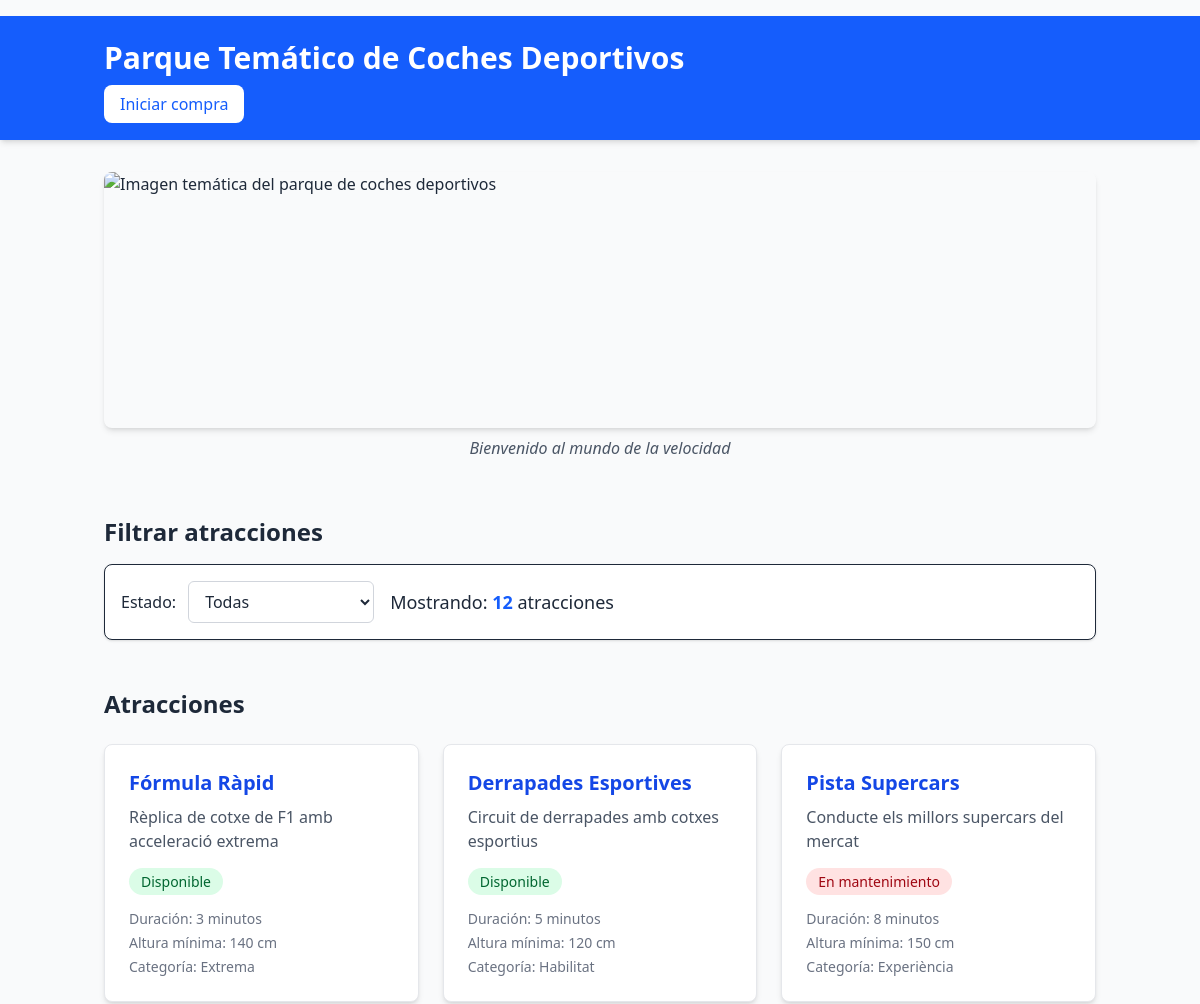
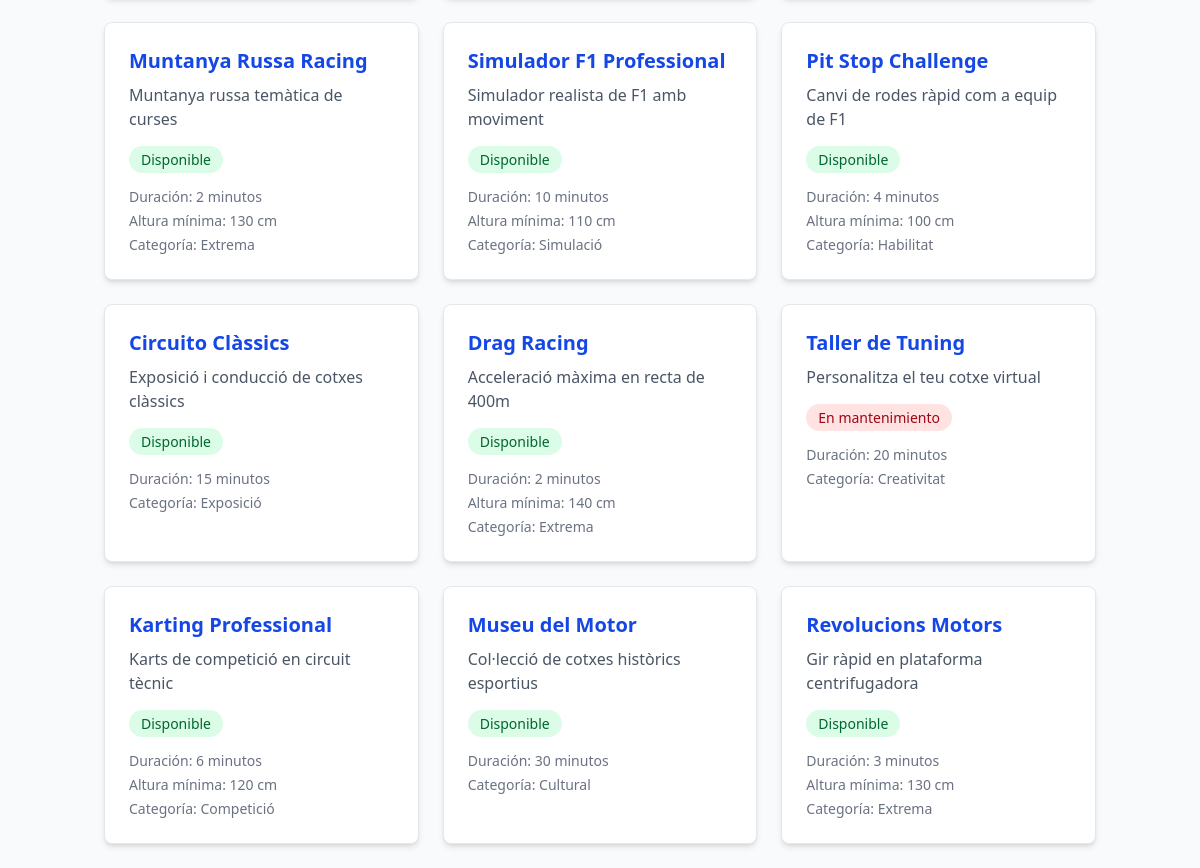
The page / on the database its author committed (2 pictures, top to bottom).
### tables this page shows
CREATE TABLE IF NOT EXISTS attractions (
    id INT AUTO_INCREMENT PRIMARY KEY,
    name VARCHAR(150) NOT NULL,
    description TEXT,
    image_url VARCHAR(255) DEFAULT NULL,
    maintenance TINYINT(1) NOT NULL DEFAULT 0,
    duration_minutes INT DEFAULT NULL,
    min_height_cm INT DEFAULT NULL,
    category VARCHAR(100),
    created_at TIMESTAMP DEFAULT CURRENT_TIMESTAMP
);

### src/index.php (the view, shortened to what this page needs)
<?php
$filter = $_GET['filter'] ?? 'all';
try {
    $db = App\DB\Database::getInstance();
    $conn = $db->getConnection();
    $sql = "SELECT * FROM attractions";
    $params = [];
    $stmt = $conn->prepare($sql);
    $stmt->execute($params);
    $attractions = $stmt->fetchAll(PDO::FETCH_ASSOC);
    $attraction_count = count($attractions);
} catch (PDOException $e) {
    error_log("Error en la consulta: " . $e->getMessage());
    $attractions = [];
    $attraction_count = 0;
    add_flash_message("Error cargando las atracciones", "error");
}
?>
<!DOCTYPE html>
<html lang="es">
<head>
  <script src="https://cdn.jsdelivr.net/npm/@tailwindcss/browser@4"></script>
</head>
<body class="bg-gray-50 text-gray-800 font-sans">
  <div id="flash-message" aria-live="polite" class="container mx-auto px-4 py-2">
  </div>
  <header class="bg-blue-600 text-white shadow-md">
    <div class="container mx-auto px-4 py-6">
      <h1 class="text-3xl font-bold">Parque Temático de Coches Deportivos</h1>
      <nav class="mt-4">
        <a href="login.php" class="bg-white text-blue-600 px-4 py-2 rounded-lg font-medium hover:bg-blue-100 transition duration-200">
          Iniciar compra
        </a>
      </nav>
    </div>
  </header>
  <figure class="container mx-auto px-4 py-8">
    <img id="theme-image" src="./assets/img/theme_image.jpg" alt="Imagen temática del parque de coches deportivos"
         class="w-full h-64 object-cover rounded-lg shadow-md" />
    <figcaption class="text-center text-gray-600 mt-2 italic">
      Bienvenido al mundo de la velocidad
    </figcaption>
  </figure>
  <section aria-labelledby="filtro-title" class="container mx-auto px-4 py-6">
    <h2 id="filtro-title" class="text-2xl font-semibold mb-4">Filtrar atracciones</h2>
    <div class="flex items-center gap-4 bg-white p-4 rounded-lg shadow-sm border">
      <form method="GET" class="flex items-center gap-3">
        <label for="filter-maintenance" class="font-medium">Estado:</label>
        <select id="filter-maintenance" name="filter" onchange="this.form.submit()"
                class="border border-gray-300 rounded-md px-3 py-2 focus:outline-none focus:ring-2 focus:ring-blue-500">
            <option value="all" <?= $filter === 'all' ? 'selected' : '' ?>>Todas</option>
        </select>
      </form>
      <span class="text-lg">
        Mostrando: <strong id="attraction-count" class="text-blue-600"><?= $attraction_count ?></strong> atracciones
      </span>
    </div>
  </section>
  <section aria-labelledby="lista-title" class="container mx-auto px-4 py-6">
    <h2 id="lista-title" class="text-2xl font-semibold mb-6">Atracciones</h2>
    <div id="attraction-list" class="grid grid-cols-1 md:grid-cols-2 lg:grid-cols-3 gap-6">
        <?php if (empty($attractions)): ?>
            <p class="text-gray-500 text-center col-span-full py-8">No se encontraron atracciones.</p>
        <?php else: ?>
            <?php foreach ($attractions as $attraction): ?>
                <article class="attraction bg-white rounded-lg shadow-md p-6 border border-gray-200 hover:shadow-lg transition duration-200">
                    <h3 class="text-xl font-semibold text-blue-700 mb-2"><?= htmlspecialchars($attraction['name']) ?></h3>
                    <p class="text-gray-600 mb-4"><?= htmlspecialchars($attraction['description']) ?></p>
                    <span class="badge <?= $attraction['maintenance'] ? 'bg-red-100 text-red-800' : 'bg-green-100 text-green-800' ?> px-3 py-1 rounded-full text-sm font-medium">
                        <?= $attraction['maintenance'] ? 'En mantenimiento' : 'Disponible' ?>
                    </span>
                    <div class="mt-4 space-y-1 text-sm text-gray-500">
                        <?php if ($attraction['duration_minutes']): ?>
                            <p>Duración: <span class="font-medium"><?= $attraction['duration_minutes'] ?> minutos</span></p>
                        <?php endif; ?>
                        <?php if ($attraction['min_height_cm']): ?>
                            <p>Altura mínima: <span class="font-medium"><?= $attraction['min_height_cm'] ?> cm</span></p>
                        <?php endif; ?>
                        <?php if ($attraction['category']): ?>
                            <p>Categoría: <span class="font-medium"><?= htmlspecialchars($attraction['category']) ?></span></p>
                        <?php endif; ?>
                    </div>
                </article>
            <?php endforeach; ?>
        <?php endif; ?>
    </div>
  </section>
</body>
</html>

### rows shown on the page
attractions: name "Fórmula Ràpid", description "Rèplica de cotxe de F1 amb acceleració extrema", maintenance "Disponible", duration_minutes "3", min_height_cm "140", category "Extrema"
attractions: name "Derrapades Esportives", description "Circuit de derrapades amb cotxes esportius", maintenance "Disponible", duration_minutes "5", min_height_cm "120", category "Habilitat"
attractions: name "Pista Supercars", description "Conducte els millors supercars del mercat", maintenance "En mantenimiento", duration_minutes "8", min_height_cm "150", category "Experiència"
attractions: name "Muntanya Russa Racing", description "Muntanya russa temàtica de curses", maintenance "Disponible", duration_minutes "2", min_height_cm "130", category "Extrema"
attractions: name "Simulador F1 Professional", description "Simulador realista de F1 amb moviment", maintenance "Disponible", duration_minutes "10", min_height_cm "110", category "Simulació"
attractions: name "Pit Stop Challenge", description "Canvi de rodes ràpid com a equip de F1", maintenance "Disponible", duration_minutes "4", min_height_cm "100", category "Habilitat"
attractions: name "Circuito Clàssics", description "Exposició i conducció de cotxes clàssics", maintenance "Disponible", duration_minutes "15", category "Exposició"
attractions: name "Drag Racing", description "Acceleració màxima en recta de 400m", maintenance "Disponible", duration_minutes "2", min_height_cm "140", category "Extrema"
attractions: name "Taller de Tuning", description "Personalitza el teu cotxe virtual", maintenance "En mantenimiento", duration_minutes "20", category "Creativitat"
attractions: name "Karting Professional", description "Karts de competició en circuit tècnic", maintenance "Disponible", duration_minutes "6", min_height_cm "120", category "Competició"
attractions: name "Museu del Motor", description "Col·lecció de cotxes històrics esportius", maintenance "Disponible", duration_minutes "30", category "Cultural"
attractions: name "Revolucions Motors", description "Gir ràpid en plataforma centrifugadora", maintenance "Disponible", duration_minutes "3", min_height_cm "130", category "Extrema"

### other values the page prints
$attraction_count "12"
